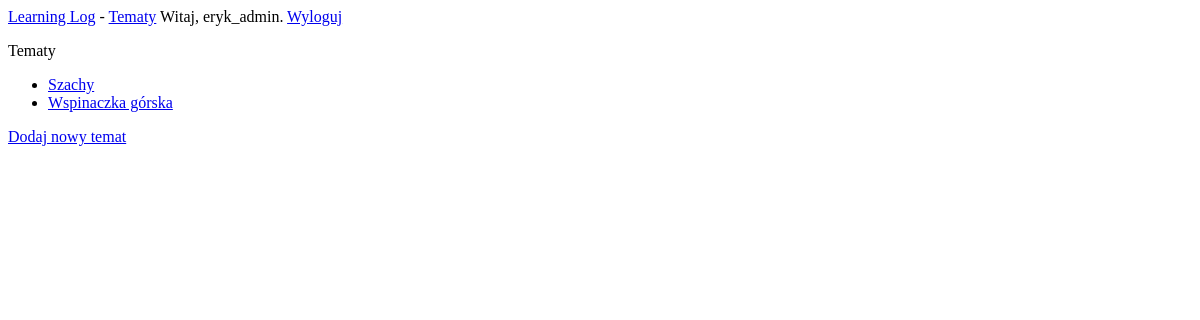
Before: /topics/ (signed in) with the older database file.
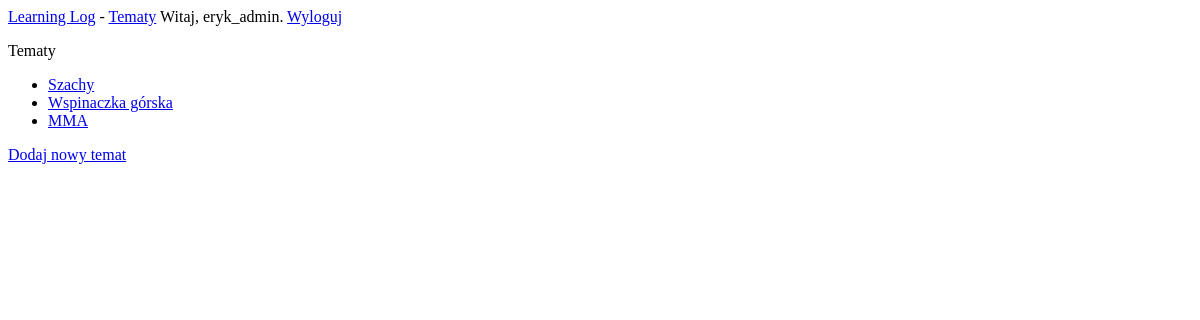
After: the same page with the newer database file.
### learning_logs/models.py (models this page shows)
class Topic(models.Model):
	text = models.CharField(max_length=200)
	date_added = models.DateTimeField(auto_now_add=True)
	def __str__(self):
		return self.text

### learning_logs/views.py (the view)
# urls.py: path('topics/', views.topics, name='topics'),
def topics(request):
	topics = Topic.objects.order_by('date_added')
	context = {'topics': topics}
	return render(request, 'learning_logs/topics.html', context)

### learning_logs/templates/learning_logs/topics.html
{% extends "learning_logs/base.html" %}
{% block content %}
<p>Tematy</p>
  <ul>
    {% for topic in topics %}
      <li>
        <a href="{% url 'learning_logs:topic' topic.id %}">{{ topic }}</a>
      </li>
    {% empty %}
      <li>Nie został jeszcze dodany żaden temat.</li>
    {% endfor %}
  </ul>
  <a href="{% url 'learning_logs:new_topic' %}">Dodaj nowy temat</a>
{% endblock content %}

Changed rows visible on the page:
added Topic: text "MMA"
